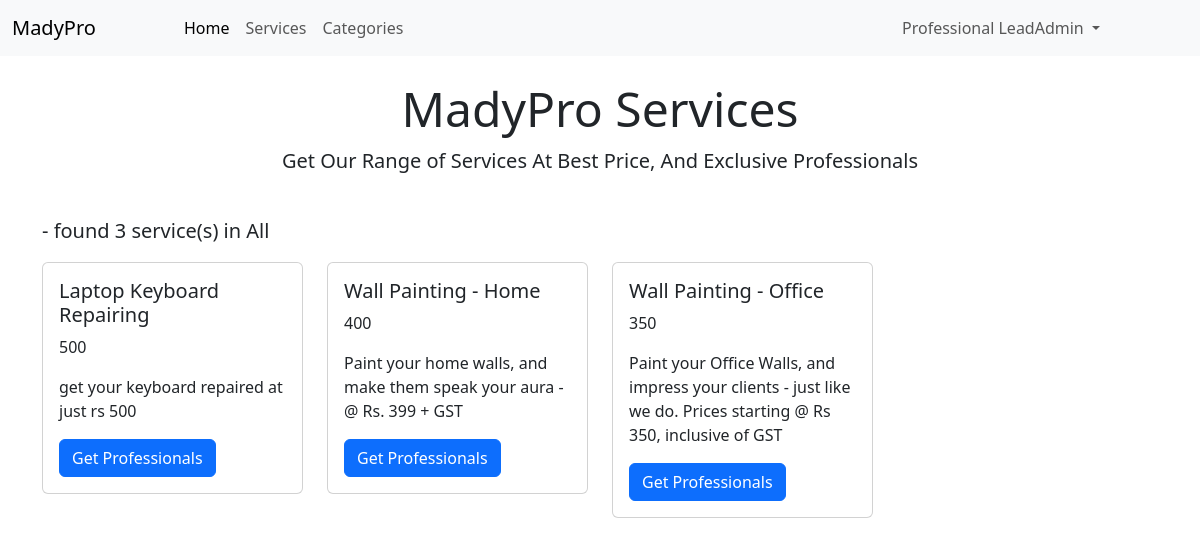
The page /services (signed in) on the database its author committed.
### app/models.py (models this page shows, shortened)
class Admin(UserMixin, db.Model):
    id = db.Column(db.Integer, autoincrement=True, primary_key=True)
    name = db.Column(db.String, unique=True, nullable=False)
    email = db.Column(db.String(80), unique=True, nullable=False)
    password = db.Column(db.String(120), nullable=False)
    def get_id(self):
        return f"a_{self.id}"

class Service(db.Model):
    id = db.Column(db.Integer, autoincrement=True, primary_key=True)
    name = db.Column(db.String, unique=True, nullable=False)
    price = db.Column(db.Integer, nullable=False)
    description = db.Column(db.Text)
    category_id = db.Column(db.Integer, db.ForeignKey('category.id'), nullable=False)
    professionals = db.relationship('Professional', backref='service', lazy=True)

### app/routes.py (the view)
@app.route("/services")
def services():
    all_services = Service.query.all()
    return render_template("services.html", services=all_services)

### app/routes.py (called while the page is built)
@login_manager.user_loader
def load_user(user_id):
    if user_id.startswith('p_'):
        return db.session.get(Professional, int(user_id[2:]))
    elif user_id.startswith('c_'):
        return db.session.get(Customer, int(user_id[2:]))
    elif user_id.startswith('a_'):
        return db.session.get(Admin, int(user_id[2:]))
    return None

### app/templates/services.html
{% extends 'base.html' %}
{% block content %}
    <div class="container mt-4">
        <h3 class="text-center display-5 my-2">MadyPro Services</h3>
        <div class="row">
            <div class="text-center">
                <p class="lead">Get Our Range of Services At Best Price, And Exclusive Professionals</p>
            </div>
        </div>
    </div>
    <div class="container mt-4">
        {% if not category %}
            {% set category = "All" %}
        {% endif %}
        <p class="lead">- found <b>{{ services|length }}</b> service(s) in <b>{{ category }}</b></p>
        <div class="row">
            {% for service in services %}
            <div class="col-md-3 col-sm-6 mb-4">
                <div class="card">
                    <div class="card-body">
                        <h5 class="card-title">{{ service.name }}</h5>
                        <p class="card-text">{{service.price}}</p>
                        <p class="card-text">{{service.description}}</p>
                        <a href="{{ url_for('get_professionals_of_service', service_id=service.id) }}" class="btn btn-primary">Get Professionals</a>
                    </div>
                </div>
            </div>
            {% endfor %}
        </div>
    </div>
{% endblock %}

### app/templates/base.html (shortened to what this page needs)
<!DOCTYPE html>
<html lang="en">
<head>
    <link href="https://cdn.jsdelivr.net/npm/bootstrap@5.3.3/dist/css/bootstrap.min.css" rel="stylesheet">
  </head>
<body>
  <nav class="navbar navbar-expand-lg bg-body-tertiary">
    <div class="container-fluid">
      <a class="navbar-brand" href="{{ url_for('home') }}">MadyPro</a>
      <div class="collapse navbar-collapse" id="navbarNavAltMarkup">
        <div class="navbar-nav left-content">
          <a class="nav-link active" aria-current="page" href="{{ url_for('home') }}">Home</a>
          <a class="nav-link" href="{{ url_for('services') }}">Services</a>
          <a class="nav-link" href="{{ url_for('categories') }}">Categories</a>
        </div>
        <div class="navbar-nav ms-auto right-content">
          {% if current_user.is_authenticated %}
            <div class="nav-item dropdown">
              <a class="nav-link dropdown-toggle" href="#" id="userDropdown" role="button" data-bs-toggle="dropdown" aria-expanded="false">
                {% if current_user.get_id().startswith('c_') %}
                  Customer {{ current_user.name }}
                {% else %}
                  Professional {{ current_user.name }}
                {% endif %}
              </a>
            </div>
          {% endif %}
        </div>
      </div>
    </div>
  </nav>
    {% block content %}
    {% endblock %}
</body>
</html>

### app/templates/base.html (style rules this page uses)
.navbar-nav.left-content { margin-left: 4rem; }
.navbar-nav.right-content { margin-right: 5rem; }

### rows shown on the page
Admin: name "LeadAdmin"
Service: name "Laptop Keyboard Repairing", price "500", description "get your keyboard repaired at just rs 500"
Service: name "Wall Painting - Home", price "400", description "Paint your home walls, and make them speak your aura - @ Rs. 399 + GST"
Service: name "Wall Painting - Office", price "350", description "Paint your Office Walls, and impress your clients - just like we do. Prices starting @ Rs 350, inclusive of GST"

### other values the page prints
{{ services|length }} "3"
{{ category }} "All"
